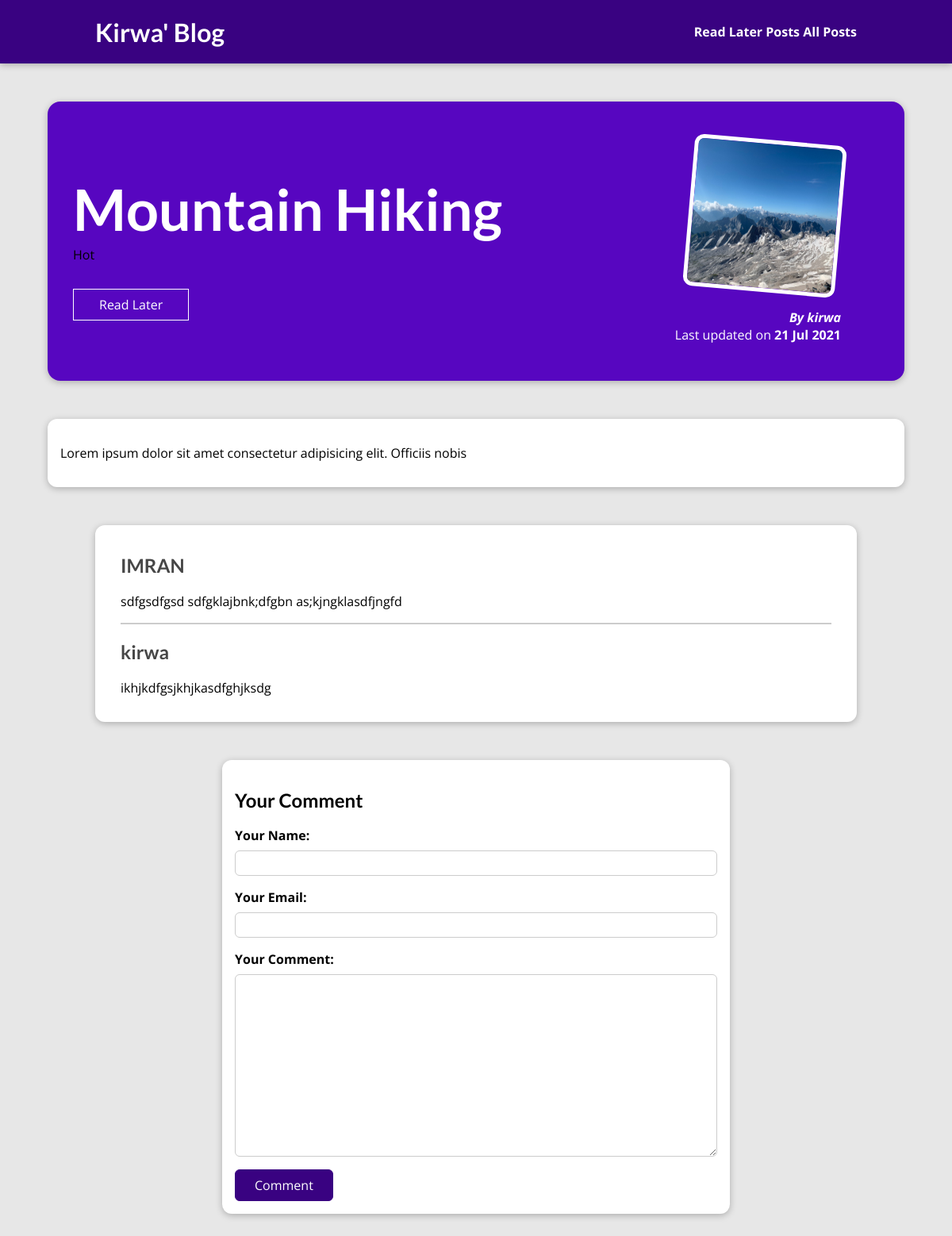
The page /posts/hike-in-the-mountains on the database its author committed.
### blog/models.py (models this page shows, shortened)
class Post(models.Model):
	slug = models.SlugField(unique=True, db_index=True)
	image = models.ImageField(upload_to='posts', null=True)
	author = models.ForeignKey(Author, on_delete=models.CASCADE, null=True)
	date = models.DateField()
	title = models.CharField(max_length=500)
	excerpt = models.CharField(max_length=500)
	content = models.TextField(max_length=500)
	tags = models.ManyToManyField(Tag)

class Tag(models.Model):
	caption = models.CharField(max_length=20)

class Author(models.Model):
	first_name = models.CharField(max_length=50)
	last_name = models.CharField(max_length=50)
	def __str__(self):
		return f"{self.first_name}"

class Comment(models.Model):
	user_name = models.CharField(max_length=50)
	user_email = models.EmailField()
	content = models.TextField(max_length=200)
	post = models.ForeignKey(Post, on_delete=models.CASCADE, related_name="comments")

### blog/views.py (the view, shortened to what this page needs)
# urls.py: path("posts/<slug:slug>", views.PostDetail.as_view(), name="post-detail-page"),  # /posts/my-first-post
class PostDetail(View):
	def get(self, request, slug):
		post = Post.objects.get(slug=slug)
		context = {
			'post': post,
			"post_tags": post.tags.all(),
			"comment_form": CommentForm(),
			"comments": post.comments.all().order_by("-id")
		}
		return render(request, "blog/post-detail.html", context)

### blog/forms.py
class CommentForm(forms.ModelForm):
	class Meta:
		model = Comment
		exclude = ["post"]
		labels = {
			"user_name" : "Your Name",
			"user_email" : " Your Email",
			"content" : "Your Comment"
		}

### blog/templates/blog/post-detail.html (shortened to what this page needs)
{% extends "base.html" %}
{% load static %}
{% block css_files %}
<link rel="stylesheet" href="{% static "blog/post-detail.css" %}" />
{% endblock %}
{% block content %}
<section id="summary">
  <h2>{{ post.title }}</h2>
  <div>
    {% for tag in post_tags %}
      <span>{{ tag.caption }}</span>
    {% endfor %}
  </div>
  <div id="read-later">
    <form action='{% url "read-later" %}' method="POST">
      <button>Read Later</button>
    </form>
  </div>
  <article>
    <img src="{{ post.image.url }}" alt="{{ post.title }}" />
    <address>By {{ post.author }}</address>
    <div>Last updated on <time>{{ post.date|date:"d M Y" }}</time></div>
  </article>
</section>
<main>
  {{ post.content|linebreaks }}
</main>
<section id="comments">
  <ul>
    {% for comment in comments %}
    <li>
      <h2>{{ comment.user_name }}</h2>
      <p>{{ comment.content }}</p>
    </li>
    {% endfor %}
  </ul>
</section>
<section id="comment-form">
  <h2>Your Comment</h2>
  <form action='{% url "post-detail-page" post.slug %}' method="POST">
      {% for form_feild in comment_form %}
        <div class="form-control">
          {{ form_feild.label_tag }}
          {{ form_feild }}
        </div>
      {% endfor %}
      <button>Comment</button>
  </form>
</section>
{% endblock %}

### templates/base.html (shortened to what this page needs)
{% load static %}
<!DOCTYPE html>
<html lang="en">
<head>
  <link rel="stylesheet" href="{% static "app.css" %}">
  {% block css_files %}{% endblock %}
</head>
<body>
  <header id="main-navigation">
    <h1><a href="{% url "starting-page" %}">Kirwa' Blog</a></h1>
    <nav>
      <a href="{% url "read-later" %}">Read Later Posts</a>
      <a href="{% url "posts-page" %}">All Posts</a>
    </nav>
  </header>
  {% block content %}
  {% endblock %}
</body>
</html>

### static/app.css (style rules this page uses)
* { box-sizing: border-box; }
html { font-family: 'Open Sans', 'Lato', sans-serif; }
body { margin: 0; }
h1, h2, h3 { font-family: 'Lato', sans-serif; font-weight: bold; }
#main-navigation { width: 100%; height: 5rem; display: flex; justify-content: space-between; align-items: center; padding: 0 10%; position: absolute; top: 0; left: 0; }
#main-navigation a { text-decoration: none; color: white; font-weight: bold; }

### blog/static/blog/post-detail.css (style rules this page uses)
body { background-color: #e7e7e7; }
#main-navigation { background-color: #390281; box-shadow: 0 2px 8px rgba(0, 0, 0, 0.25); }
#summary { margin: 8rem auto 3rem auto; padding: 2rem; width: 90%; max-width: 90rem; border-radius: 16px; background-color: #5706c0; position: relative; box-shadow: 0 2px 8px rgba(0, 0, 0, 0.25); height: 22rem; }
#summary h2 { color: white; font-size: 4.5rem; margin-bottom: 0.25rem; }
#summary article { position: absolute; top: 2rem; right: 3rem; padding: 1rem 2rem; border-radius: 12px; text-align: right; color: white; }
#summary article img { width: 12rem; height: 12rem; border-radius: 12px; transform: rotateZ(5deg); border: 5px solid white; margin-bottom: 1rem; }
#summary address { font-weight: bold; }
#summary time { font-weight: bold; }
#read-later { margin: 2rem 0; }
#read-later button { background-color: transparent; border: 1px solid white; padding: 0.5rem 2rem; font: inherit; color: white; cursor: pointer; }
main { width: 90%; max-width: 90rem; margin: 3rem auto; background-color: white; padding: 1rem; border-radius: 12px; box-shadow: 0 2px 8px rgba(0, 0, 0, 0.25); }
#comment-form { margin: 3rem auto; width: 90%; max-width: 40rem; border-radius: 12px; background-color: white; box-shadow: 0 2px 8px rgba(0, 0, 0, 0.25); padding: 1rem; }
#comment-form button { font: inherit; background-color: #390281; color: white; border: 1px solid #390281; padding: 0.5rem 1.5rem; border-radius: 6px; cursor: pointer; }
.form-control { margin-bottom: 1rem; }
.form-control label { font-weight: bold; margin-bottom: 0.5rem; display: block; }
.form-control input, .form-control textarea { display: block; width: 100%; font: inherit; padding: 0.25rem; border-radius: 6px; border: 1px solid #ccc; }
#comments { margin: 3rem auto; width: 90%; max-width: 60rem; border-radius: 12px; background-color: white; box-shadow: 0 2px 8px rgba(0, 0, 0, 0.25); padding: 1rem 2rem; }
#comments ul { list-style: none; margin: 0; padding: 0; }
#comments li { margin-bottom: 1rem; border-bottom: 2px solid #ccc; }
#comments li:last-of-type { border-bottom: none; }
#comments h2 { color: #464646; }

### rows shown on the page
Post: title "Mountain Hiking", image (picture), author "kirwa", date "21 Jul 2021", content "Lorem ipsum dolor sit amet consectetur adipisicing elit. Officiis nobis"
Tag: caption "Hot"
Comment: user_name "IMRAN", content "sdfgsdfgsd sdfgklajbnk;dfgbn as;kjngklasdfjngfd"
Comment: user_name "kirwa", content "ikhjkdfgsjkhjkasdfghjksdg"
